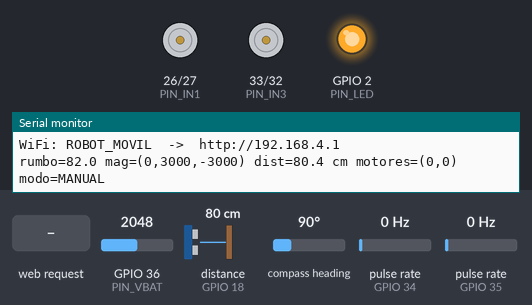
The sketch below on a simulated ESP32. Parts: motor-driver pin pairs drawn as motors (green arrow = first pin HIGH = forward, orange = second pin HIGH = backward, longer = more drive, scaled by the enable pin), output pins drawn as LEDs (lit = HIGH), the last lines printed to the serial monitor. Wiring (inferred from the names in the program): ultrasonic range finder: trigger GPIO 19; echo GPIO 18; 2 × pulse sensor: data GPIO 34 / data GPIO 35; QMC5883L compass at I2C address 0x0D. Dashed ring = blinking. Inputs (shaded band) come from the test bench; at power-on: compass heading 90°, GPIO 36 (PIN_VBAT) = 2048, distance to the obstacle (sensor on GPIO 18) 80 cm, pulse rate (sensors on GPIO 34, GPIO 35) 0 Hz. The echo pulse lasts 58.3 µs per cm; EEPROM starts erased; pins used as bus, display or sensor lines are not drawn.

Above: at 1.2 s.
1.3 s: HTTP request GET /calibrar received
At 2.9 s:
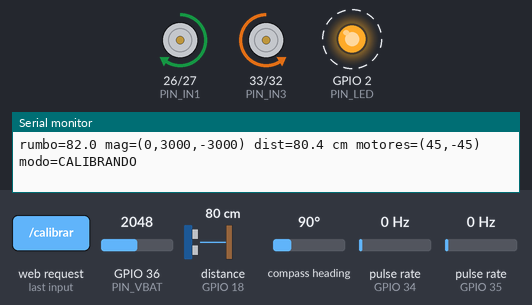
5.0 s: HTTP request GET /girar received
At 5.8 s:
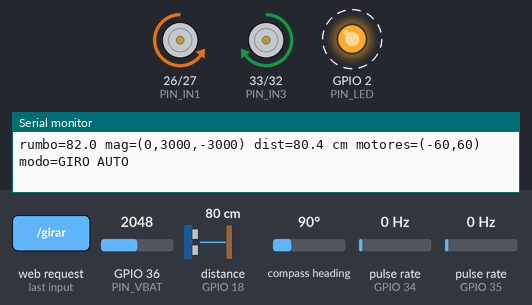
8.5 s: compass heading set to 7°
At 8.61 s:
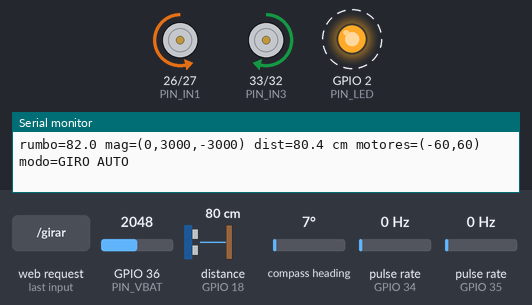
12.5 s: HTTP request GET /ctrl?l=120 received
At 12.9 s:
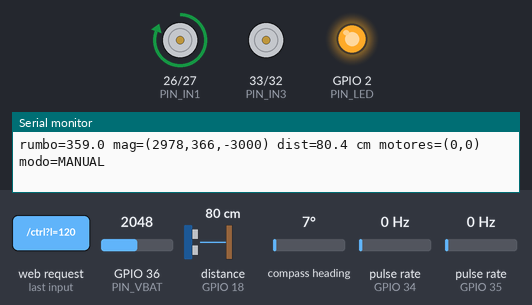
16.0 s: HTTP request GET /ctrl?l=1 received
At 16.4 s:
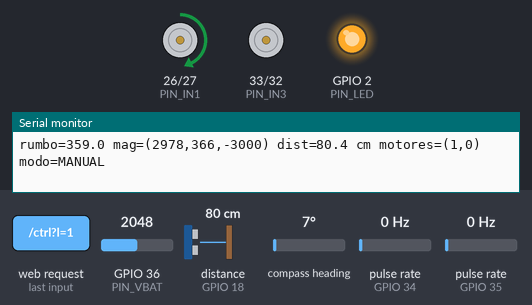
19.5 s: HTTP request GET /ctrl?r=1 received
At 19.9 s:
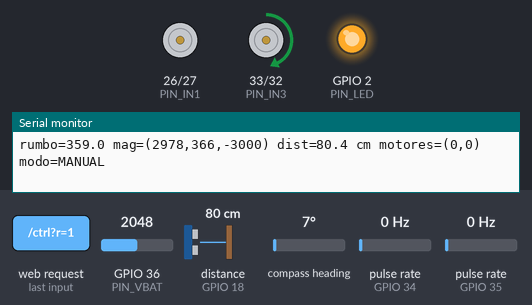
Timing chart, 0 to 24.0 s (numbered marks = the images above; inputs shaded):
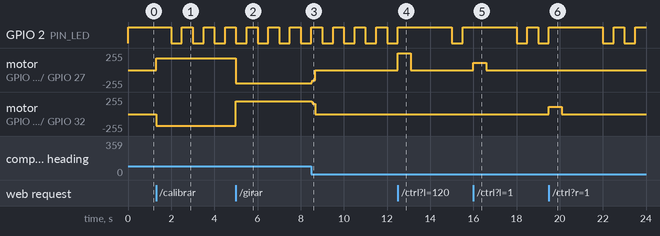

Measured:
- after the input at 1.3 s, motor on GPIO 26 (PIN_IN1) / GPIO 27 (PIN_IN2): stopped → forward 173/255 at once; motor on GPIO 33 (PIN_IN3) / GPIO 32 (PIN_IN4): stopped → backward 173/255 at once
- after the input at 5.0 s, motor on GPIO 26 (PIN_IN1) / GPIO 27 (PIN_IN2): forward 173/255 → backward 195/255 at once; motor on GPIO 33 (PIN_IN3) / GPIO 32 (PIN_IN4): backward 173/255 → forward 195/255 at once
- after the input at 8.5 s, motor on GPIO 26 (PIN_IN1) / GPIO 27 (PIN_IN2): backward 195/255 → backward 151/255 at once, → stopped 0.16 s later; motor on GPIO 33 (PIN_IN3) / GPIO 32 (PIN_IN4): forward 195/255 → forward 151/255 at once, → stopped 0.16 s later
- after the input at 12.5 s, motor on GPIO 26 (PIN_IN1) / GPIO 27 (PIN_IN2): stopped → forward 255/255 at once, → stopped 0.60 s later
- after the input at 16.0 s, motor on GPIO 26 (PIN_IN1) / GPIO 27 (PIN_IN2): stopped → forward 110/255 at once, → stopped 0.60 s later
- after the input at 19.5 s, motor on GPIO 33 (PIN_IN3) / GPIO 32 (PIN_IN4): stopped → forward 110/255 at once, → stopped 0.60 s later

The sketch:

robot_esp32.ino
```cpp
/*
  Robot movil diferencial - Entrega 1 (Guia 5)
  ESP32 DevKit V1 + L298N + motores TT

*/
#include <WiFi.h>
#include <WebServer.h>
#include <Wire.h>
#include <Preferences.h>
#include <math.h>
#include "pagina_web.h"

// ============================== CONFIGURACION ==============================
const char* WIFI_SSID = "ROBOT_MOVIL";
const char* WIFI_PASS = "robot1234";        // minimo 8 caracteres

#if CONFIG_IDF_TARGET_ESP32S3
// ESP32-S3 (DevKitC-1): se evitan 0,3,45,46 (arranque), 19,20 (USB), 26-37 (flash/PSRAM), 43,44 (UART0)
const int PIN_ENA = 4,  PIN_IN1 = 5,  PIN_IN2 = 6;    // motor izquierdo
const int PIN_ENB = 7,  PIN_IN3 = 15, PIN_IN4 = 16;   // motor derecho
const int PIN_TRIG = 17, PIN_ECHO = 18;
const int PIN_ENC_IZQ = 10, PIN_ENC_DER = 11;
const int PIN_VBAT = 1;
const int PIN_SDA = 8, PIN_SCL = 9;
const int PIN_LED = -1;                                // el LED de la placa S3 es RGB: no se usa
#else
// ESP32 DevKit V1
const int PIN_ENA = 25, PIN_IN1 = 26, PIN_IN2 = 27;   // motor izquierdo
const int PIN_ENB = 14, PIN_IN3 = 33, PIN_IN4 = 32;   // motor derecho
const int PIN_TRIG = 19, PIN_ECHO = 18;
const int PIN_ENC_IZQ = 34, PIN_ENC_DER = 35;
const int PIN_VBAT = 36;
const int PIN_SDA = 21, PIN_SCL = 22;
const int PIN_LED = 2;
#endif

// L298N
const bool INVERTIR_IZQ = false;   // cambiar si el motor gira al reves
const bool INVERTIR_DER = false;
const int PWM_FREQ = 1000;         // el L298N trabaja bien a ~1 kHz
const int PWM_RES = 8;             // 0..255
const int PWM_MIN = 110;           // PWM minimo para que el motor arranque
const int PWM_MAX = 255;

// HC-SR04 (ECHO con divisor 1k/2k)
const float DIST_PARADA_CM = 15.0;  // bloquea avanzar si hay obstaculo mas cerca

// Encoders H206 (opcionales) y bateria
const int RANURAS_DISCO = 20;
const float DIAMETRO_RUEDA_CM = 6.5;
const float DIVISOR_VBAT = (10.0 + 3.3) / 3.3;

// I2C y magnetometro
const float DECLINACION = -8.0;     // Bogota ~8 grados oeste. Verificar en ngdc.noaa.gov
const bool MAG_INVERTIR_Y = false;  // si al girar a la derecha el rumbo BAJA, poner true

const uint32_t TIMEOUT_CMD_MS = 600;   // sin comandos -> parar (perdida de WiFi)
const uint32_t T_CALIBRACION_MS = 20000;

// ================================ ESTADO ================================
WebServer server(80);
Preferences prefs;

enum Modo { MANUAL, CALIBRANDO, GIRO_AUTO };
Modo modo = MANUAL;

int cmdIzq = 0, cmdDer = 0;          // -100..100 pedidos por la app
int velIzq = 0, velDer = 0;          // aplicados realmente
uint32_t tUltimoCmd = 0;
bool obstaculo = false;

float distanciaCm = -1;

enum MagTipo { MAG_NINGUNO, MAG_QMC, MAG_HMC };
MagTipo magTipo = MAG_NINGUNO;
uint8_t magDir = 0;
int16_t magX = 0, magY = 0, magZ = 0;
float magOffX = 0, magOffY = 0, magEscX = 1, magEscY = 1, ajusteNorte = 0;
float rumbo = 0, rumboSinFiltro = 0;
float filtroSin = 0, filtroCos = 1;
bool calibrado = false;

uint32_t tInicioCal = 0;
int16_t calMinX, calMaxX, calMinY, calMaxY;
String mensaje = "";

float rumboObjetivo = 0;
uint32_t tInicioGiro = 0, tEnObjetivo = 0;

volatile uint32_t pulsosIzq = 0, pulsosDer = 0;
volatile uint32_t tPulsoIzq = 0, tPulsoDer = 0;
float rpmIzq = 0, rpmDer = 0, odometriaCm = 0;

float vbat = 0;

// ================================ MOTORES ================================
void motor(int en, int a, int b, int vel, bool invertir) {
  if (invertir) vel = -vel;
  vel = constrain(vel, -100, 100);
  if (vel == 0) {
    digitalWrite(a, LOW);
    digitalWrite(b, LOW);
    ledcWrite(en, 0);
    return;
  }
  digitalWrite(a, vel > 0 ? HIGH : LOW);
  digitalWrite(b, vel > 0 ? LOW : HIGH);
  ledcWrite(en, map(abs(vel), 1, 100, PWM_MIN, PWM_MAX));
}

void mover(int izq, int der) {
  velIzq = izq;
  velDer = der;
  motor(PIN_ENA, PIN_IN1, PIN_IN2, izq, INVERTIR_IZQ);
  motor(PIN_ENB, PIN_IN3, PIN_IN4, der, INVERTIR_DER);
}

// ============================== ENCODERS ==============================
void IRAM_ATTR isrEncIzq() {
  uint32_t t = micros();
  if (t - tPulsoIzq > 1000) { pulsosIzq = pulsosIzq + 1; tPulsoIzq = t; }   // antirrebote 1 ms
}

void IRAM_ATTR isrEncDer() {
  uint32_t t = micros();
  if (t - tPulsoDer > 1000) { pulsosDer = pulsosDer + 1; tPulsoDer = t; }
}

void actualizarEncoders() {
  static uint32_t tAnterior = 0, antIzq = 0, antDer = 0;
  uint32_t ahora = millis();
  if (ahora - tAnterior < 500) return;
  float dt = (ahora - tAnterior) / 1000.0;
  tAnterior = ahora;
  noInterrupts();
  uint32_t pi = pulsosIzq, pd = pulsosDer;
  interrupts();
  uint32_t di = pi - antIzq, dd = pd - antDer;
  antIzq = pi;
  antDer = pd;
  rpmIzq = di / (float)RANURAS_DISCO / dt * 60.0;
  rpmDer = dd / (float)RANURAS_DISCO / dt * 60.0;
  // el H206 no da sentido: se toma el signo del comando aplicado
  float cmIzq = di / (float)RANURAS_DISCO * PI * DIAMETRO_RUEDA_CM * (velIzq >= 0 ? 1 : -1);
  float cmDer = dd / (float)RANURAS_DISCO * PI * DIAMETRO_RUEDA_CM * (velDer >= 0 ? 1 : -1);
  odometriaCm += (cmIzq + cmDer) / 2.0;
}

// ============================== ULTRASONICO ==============================
void actualizarDistancia() {
  static uint32_t tAnterior = 0;
  if (millis() - tAnterior < 70) return;
  tAnterior = millis();
  digitalWrite(PIN_TRIG, LOW);
  delayMicroseconds(2);
  digitalWrite(PIN_TRIG, HIGH);
  delayMicroseconds(10);
  digitalWrite(PIN_TRIG, LOW);
  uint32_t dur = pulseIn(PIN_ECHO, HIGH, 25000);   // ~4 m maximo
  distanciaCm = dur == 0 ? -1 : dur / 58.0;
}

// ============================== MAGNETOMETRO ==============================
void escribirReg(uint8_t dir, uint8_t reg, uint8_t val) {
  Wire.beginTransmission(dir);
  Wire.write(reg);
  Wire.write(val);
  Wire.endTransmission();
}

bool existe(uint8_t dir) {
  Wire.beginTransmission(dir);
  return Wire.endTransmission() == 0;
}

void magIniciar() {
  if (existe(0x0D)) {                 // QMC5883L (la mayoria de GY-273 / GY-271 actuales)
    magTipo = MAG_QMC;
    magDir = 0x0D;
    escribirReg(magDir, 0x0B, 0x01);  // periodo set/reset
    escribirReg(magDir, 0x09, 0x1D);  // continuo, 200 Hz, 8 G, OSR 512
  } else if (existe(0x1E)) {          // HMC5883L original
    magTipo = MAG_HMC;
    magDir = 0x1E;
    escribirReg(magDir, 0x00, 0x70);  // 8 muestras, 15 Hz
    escribirReg(magDir, 0x01, 0x20);  // ganancia 1.3 G
    escribirReg(magDir, 0x02, 0x00);  // continuo
  } else {
    magTipo = MAG_NINGUNO;
  }
}

bool magLeer() {
  if (magTipo == MAG_NINGUNO) return false;
  Wire.beginTransmission(magDir);
  Wire.write(magTipo == MAG_QMC ? 0x00 : 0x03);
  if (Wire.endTransmission() != 0) return false;
  if (Wire.requestFrom(magDir, (uint8_t)6) != 6) return false;
  uint8_t b[6];
  for (int i = 0; i < 6; i++) b[i] = Wire.read();
  if (magTipo == MAG_QMC) {           // LSB primero, orden X Y Z
    magX = (int16_t)(b[1] << 8 | b[0]);
    magY = (int16_t)(b[3] << 8 | b[2]);
    magZ = (int16_t)(b[5] << 8 | b[4]);
  } else {                            // MSB primero, orden X Z Y
    magX = (int16_t)(b[0] << 8 | b[1]);
    magZ = (int16_t)(b[2] << 8 | b[3]);
    magY = (int16_t)(b[4] << 8 | b[5]);
  }
  return true;
}

float normalizar360(float a) {
  while (a < 0) a += 360;
  while (a >= 360) a -= 360;
  return a;
}

float diferenciaAngulo(float objetivo, float actual) {   // -180..180
  float d = objetivo - actual;
  while (d > 180) d -= 360;
  while (d < -180) d += 360;
  return d;
}

void actualizarRumbo() {
  static uint32_t tAnterior = 0;
  if (millis() - tAnterior < 20) return;
  tAnterior = millis();
  if (!magLeer()) return;

  if (modo == CALIBRANDO) {
    calMinX = min(calMinX, magX); calMaxX = max(calMaxX, magX);
    calMinY = min(calMinY, magY); calMaxY = max(calMaxY, magY);
  }

  // correccion hard-iron (offset) y soft-iron simple (escala por eje)
  float x = (magX - magOffX) * magEscX;
  float y = (magY - magOffY) * magEscY;
  if (MAG_INVERTIR_Y) y = -y;
  // X del sensor = frente del robot, Y = izquierda. Rumbo horario desde el norte.
  float h = atan2(y, x) * 180.0 / PI;
  rumboSinFiltro = normalizar360(h + DECLINACION + ajusteNorte);

  // filtro pasa bajos sobre seno/coseno (evita el salto 359 -> 0)
  const float a = 0.25;
  filtroSin += a * (sin(rumboSinFiltro * PI / 180.0) - filtroSin);
  filtroCos += a * (cos(rumboSinFiltro * PI / 180.0) - filtroCos);
  rumbo = normalizar360(atan2(filtroSin, filtroCos) * 180.0 / PI);
}

void cargarCalibracion() {
  prefs.begin("mag", true);
  calibrado = prefs.getBool("ok", false);
  magOffX = prefs.getFloat("ox", 0);
  magOffY = prefs.getFloat("oy", 0);
  magEscX = prefs.getFloat("sx", 1);
  magEscY = prefs.getFloat("sy", 1);
  ajusteNorte = prefs.getFloat("norte", 0);
  prefs.end();
}

void guardarCalibracion() {
  prefs.begin("mag", false);
  prefs.putBool("ok", calibrado);
  prefs.putFloat("ox", magOffX);
  prefs.putFloat("oy", magOffY);
  prefs.putFloat("sx", magEscX);
  prefs.putFloat("sy", magEscY);
  prefs.putFloat("norte", ajusteNorte);
  prefs.end();
}

void iniciarCalibracion() {
  if (magTipo == MAG_NINGUNO) { mensaje = "No hay magnetometro conectado"; return; }
  modo = CALIBRANDO;
  tInicioCal = millis();
  calMinX = calMinY = 32767;
  calMaxX = calMaxY = -32768;
  mensaje = "Calibrando: el robot gira solo, no lo toque";
}

void tareaCalibracion() {
  if (modo != CALIBRANDO) return;
  mover(45, -45);                    // giro en el sitio
  if (millis() - tInicioCal < T_CALIBRACION_MS) return;
  mover(0, 0);
  modo = MANUAL;
  float rx = (calMaxX - calMinX) / 2.0, ry = (calMaxY - calMinY) / 2.0;
  if (rx < 50 || ry < 50) {
    mensaje = "Calibracion fallida: el robot no giro lo suficiente";
    return;
  }
  magOffX = (calMaxX + calMinX) / 2.0;
  magOffY = (calMaxY + calMinY) / 2.0;
  float r = (rx + ry) / 2.0;
  magEscX = r / rx;
  magEscY = r / ry;
  calibrado = true;
  guardarCalibracion();
  mensaje = "Calibracion guardada";
  Serial.printf("Calibracion: off(%.0f, %.0f) esc(%.3f, %.3f)\n", magOffX, magOffY, magEscX, magEscY);
}

// ============================ MODO AUTONOMO (base) ============================
void tareaGiro() {
  if (modo != GIRO_AUTO) return;
  float err = diferenciaAngulo(rumboObjetivo, rumbo);
  if (fabs(err) < 4) {
    mover(0, 0);
    if (tEnObjetivo == 0) tEnObjetivo = millis();
    if (millis() - tEnObjetivo > 400) {
      modo = MANUAL;
      mensaje = "Rumbo alcanzado";
    }
    return;
  }
  tEnObjetivo = 0;
  if (millis() - tInicioGiro > 10000) {
    mover(0, 0);
    modo = MANUAL;
    mensaje = "Giro cancelado (10 s sin llegar)";
    return;
  }
  // control proporcional; rumbo crece en sentido horario = girar a la derecha
  const float KP = 0.8;
  int w = constrain((int)(KP * err), -60, 60);
  if (abs(w) < 30) w = w > 0 ? 30 : -30;   // zona muerta de los motores
  mover(w, -w);
}

// ================================ MANUAL ================================
void tareaManual() {
  if (modo != MANUAL) return;
  int izq = cmdIzq, der = cmdDer;
  if (millis() - tUltimoCmd > TIMEOUT_CMD_MS) izq = der = 0;
  obstaculo = distanciaCm > 0 && distanciaCm < DIST_PARADA_CM;
  if (obstaculo && izq > 0 && der > 0) izq = der = 0;   // no avanzar contra el obstaculo
  mover(izq, der);
}

// ================================ BATERIA ================================
void actualizarBateria() {
  static uint32_t tAnterior = 0;
  if (millis() - tAnterior < 1000) return;
  tAnterior = millis();
  float v = analogReadMilliVolts(PIN_VBAT) / 1000.0 * DIVISOR_VBAT;
  vbat = v < 1.0 ? 0 : v;   // 0 = divisor no conectado
}

// ================================ SERVIDOR ================================
const char* nombreModo() {
  switch (modo) {
    case CALIBRANDO: return "CALIBRANDO";
    case GIRO_AUTO: return "GIRO AUTO";
    default: return "MANUAL";
  }
}

void enviarEstado() {
  int progreso = modo == CALIBRANDO ? (millis() - tInicioCal) * 100 / T_CALIBRACION_MS : 0;
  char json[512];
  snprintf(json, sizeof(json),
           "{\"rumbo\":%.1f,\"crudo\":%.1f,\"mag\":%d,\"cal\":%d,\"mx\":%d,\"my\":%d,\"mz\":%d,"
           "\"dist\":%.1f,\"obst\":%d,\"modo\":\"%s\",\"prog\":%d,\"vi\":%d,\"vd\":%d,"
           "\"rpmi\":%.0f,\"rpmd\":%.0f,\"odo\":%.1f,\"vbat\":%.2f,\"msg\":\"%s\"}",
           rumbo, rumboSinFiltro, magTipo, calibrado, magX, magY, magZ,
           distanciaCm, obstaculo, nombreModo(), progreso, velIzq, velDer,
           rpmIzq, rpmDer, odometriaCm, vbat, mensaje.c_str());
  server.send(200, "application/json", json);
}

void manejarCtrl() {
  int izq = constrain(server.arg("l").toInt(), -100, 100);
  int der = constrain(server.arg("r").toInt(), -100, 100);
  if ((izq != 0 || der != 0) && modo == GIRO_AUTO) modo = MANUAL;   // el manual manda
  cmdIzq = izq;
  cmdDer = der;
  tUltimoCmd = millis();
  enviarEstado();
}

void manejarGirar() {
  if (magTipo == MAG_NINGUNO) { mensaje = "No hay magnetometro"; enviarEstado(); return; }
  rumboObjetivo = normalizar360(server.arg("h").toFloat());
  modo = GIRO_AUTO;
  tInicioGiro = millis();
  tEnObjetivo = 0;
  mensaje = "Girando a " + String(rumboObjetivo, 0) + " grados";
  enviarEstado();
}

void manejarNorte() {
  if (server.hasArg("borrar")) {
    ajusteNorte = 0;
    mensaje = "Ajuste de norte borrado";
  } else {
    // el robot esta mirando al norte real: el rumbo actual debe ser 0
    ajusteNorte = normalizar360(ajusteNorte - rumboSinFiltro);
    filtroSin = 0;
    filtroCos = 1;
    mensaje = "Norte fijado";
  }
  guardarCalibracion();
  enviarEstado();
}

void manejarStop() {
  modo = MANUAL;
  cmdIzq = cmdDer = 0;
  mover(0, 0);
  mensaje = "Detenido";
  enviarEstado();
}

// ================================ SETUP / LOOP ================================
void setup() {
  Serial.begin(115200);
  pinMode(PIN_IN1, OUTPUT); pinMode(PIN_IN2, OUTPUT);
  pinMode(PIN_IN3, OUTPUT); pinMode(PIN_IN4, OUTPUT);
  ledcAttach(PIN_ENA, PWM_FREQ, PWM_RES);
  ledcAttach(PIN_ENB, PWM_FREQ, PWM_RES);
  mover(0, 0);

  pinMode(PIN_TRIG, OUTPUT);
  pinMode(PIN_ECHO, INPUT);
  if (PIN_LED >= 0) pinMode(PIN_LED, OUTPUT);
  pinMode(PIN_ENC_IZQ, INPUT);
  pinMode(PIN_ENC_DER, INPUT);
  attachInterrupt(digitalPinToInterrupt(PIN_ENC_IZQ), isrEncIzq, RISING);
  attachInterrupt(digitalPinToInterrupt(PIN_ENC_DER), isrEncDer, RISING);
  analogSetPinAttenuation(PIN_VBAT, ADC_11db);

  Wire.begin(PIN_SDA, PIN_SCL);
  Wire.setClock(100000);
  magIniciar();
  cargarCalibracion();
  Serial.printf("Magnetometro: %s\n", magTipo == MAG_QMC ? "QMC5883L" :
                                     magTipo == MAG_HMC ? "HMC5883L" : "NO ENCONTRADO");
  mensaje = magTipo == MAG_NINGUNO ? "Sin magnetometro" :
            (calibrado ? "Listo" : "Listo - falta calibrar la brujula");

  WiFi.mode(WIFI_AP);
  WiFi.softAP(WIFI_SSID, WIFI_PASS);
  Serial.printf("WiFi: %s  ->  http://%s\n", WIFI_SSID, WiFi.softAPIP().toString().c_str());

  server.on("/", []() { server.send(200, "text/html", PAGINA_WEB); });
  server.on("/ctrl", manejarCtrl);
  server.on("/calibrar", []() { iniciarCalibracion(); enviarEstado(); });
  server.on("/girar", manejarGirar);
  server.on("/norte", manejarNorte);
  server.on("/stop", manejarStop);
  server.begin();
}

void loop() {
  server.handleClient();
  actualizarDistancia();
  actualizarRumbo();
  actualizarEncoders();
  actualizarBateria();
  tareaCalibracion();
  tareaGiro();
  tareaManual();

  // LED: fijo con cliente conectado, parpadeo si no hay nadie
  bool conectado = millis() - tUltimoCmd < 2000;
  if (PIN_LED >= 0) digitalWrite(PIN_LED, conectado ? HIGH : (millis() / 500) % 2);

  static uint32_t tLog = 0;
  if (millis() - tLog > 1000) {
    tLog = millis();
    Serial.printf("rumbo=%.1f mag=(%d,%d,%d) dist=%.1f cm motores=(%d,%d) modo=%s\n",
                  rumbo, magX, magY, magZ, distanciaCm, velIzq, velDer, nombreModo());
  }
}
```

Source omitted: pagina_web.h (9109 bytes)
